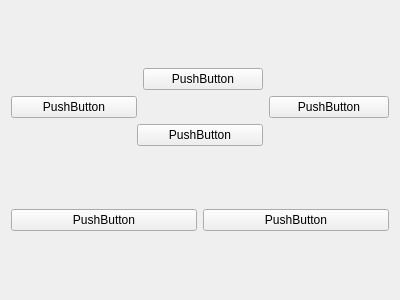
<?xml version="1.0" encoding="UTF-8"?>
<ui version="4.0">
 <class>qShowMvStatus</class>
 <widget class="QWidget" name="qShowMvStatus">
  <property name="geometry">
   <rect>
    <x>0</x>
    <y>0</y>
    <width>400</width>
    <height>300</height>
   </rect>
  </property>
  <property name="windowTitle">
   <string>Form</string>
  </property>
  <layout class="QVBoxLayout" name="verticalLayout" stretch="5,1">
   <item>
    <layout class="QGridLayout" name="gridLayout">
     <item row="0" column="0">
      <spacer name="horizontalSpacer">
       <property name="orientation">
        <enum>Qt::Horizontal</enum>
       </property>
       <property name="sizeHint" stdset="0">
        <size>
         <width>40</width>
         <height>20</height>
        </size>
       </property>
      </spacer>
     </item>
     <item row="0" column="2">
      <widget class="QPushButton" name="pushButton">
       <property name="text">
        <string>PushButton</string>
       </property>
      </widget>
     </item>
     <item row="0" column="3">
      <spacer name="horizontalSpacer_2">
       <property name="orientation">
        <enum>Qt::Horizontal</enum>
       </property>
       <property name="sizeHint" stdset="0">
        <size>
         <width>40</width>
         <height>20</height>
        </size>
       </property>
      </spacer>
     </item>
     <item row="1" column="0" colspan="2">
      <widget class="QPushButton" name="pushButton_2">
       <property name="text">
        <string>PushButton</string>
       </property>
      </widget>
     </item>
     <item row="1" column="2">
      <spacer name="horizontalSpacer_3">
       <property name="orientation">
        <enum>Qt::Horizontal</enum>
       </property>
       <property name="sizeHint" stdset="0">
        <size>
         <width>40</width>
         <height>20</height>
        </size>
       </property>
      </spacer>
     </item>
     <item row="1" column="3">
      <widget class="QPushButton" name="pushButton_4">
       <property name="text">
        <string>PushButton</string>
       </property>
      </widget>
     </item>
     <item row="2" column="0">
      <spacer name="horizontalSpacer_4">
       <property name="orientation">
        <enum>Qt::Horizontal</enum>
       </property>
       <property name="sizeHint" stdset="0">
        <size>
         <width>40</width>
         <height>20</height>
        </size>
       </property>
      </spacer>
     </item>
     <item row="2" column="1" colspan="2">
      <widget class="QPushButton" name="pushButton_3">
       <property name="text">
        <string>PushButton</string>
       </property>
      </widget>
     </item>
     <item row="2" column="3">
      <spacer name="horizontalSpacer_5">
       <property name="orientation">
        <enum>Qt::Horizontal</enum>
       </property>
       <property name="sizeHint" stdset="0">
        <size>
         <width>40</width>
         <height>20</height>
        </size>
       </property>
      </spacer>
     </item>
    </layout>
   </item>
   <item>
    <layout class="QHBoxLayout" name="horizontalLayout">
     <item>
      <widget class="QPushButton" name="pushButton_5">
       <property name="text">
        <string>PushButton</string>
       </property>
      </widget>
     </item>
     <item>
      <widget class="QPushButton" name="pushButton_6">
       <property name="text">
        <string>PushButton</string>
       </property>
      </widget>
     </item>
    </layout>
   </item>
  </layout>
 </widget>
 <resources/>
 <connections/>
</ui>
